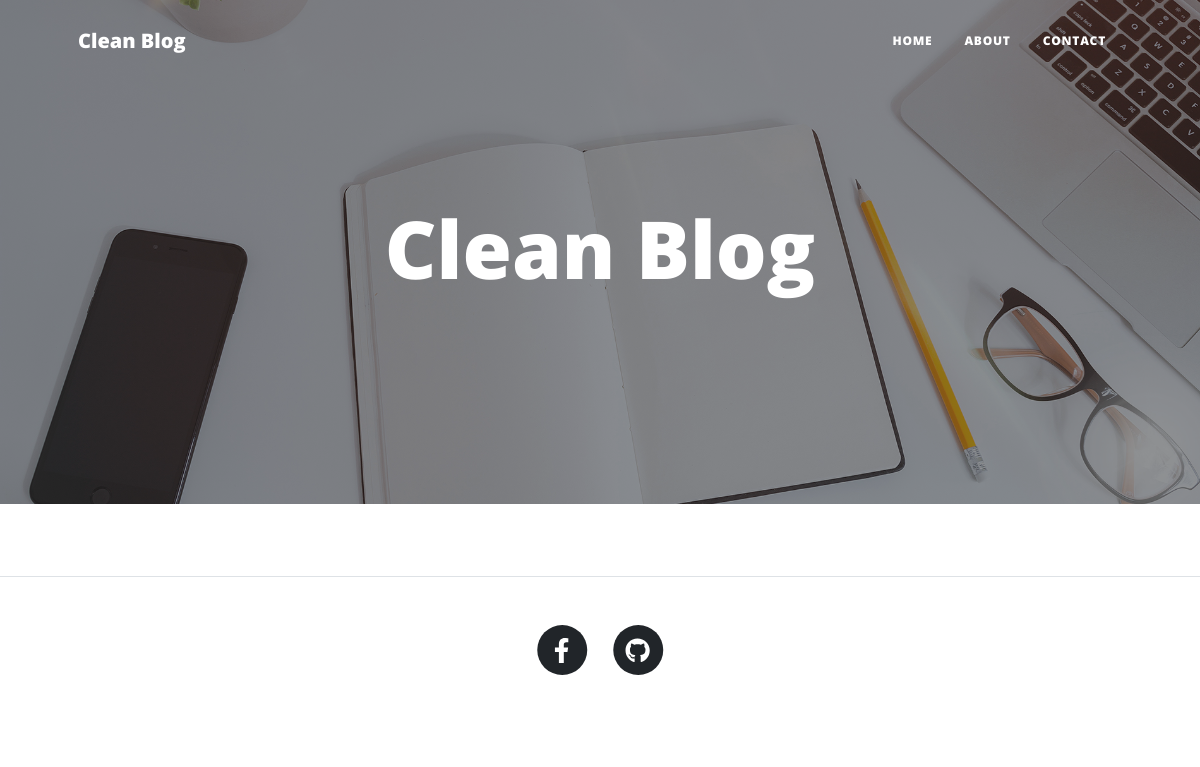
/, run on an earlier commit of the app's database.
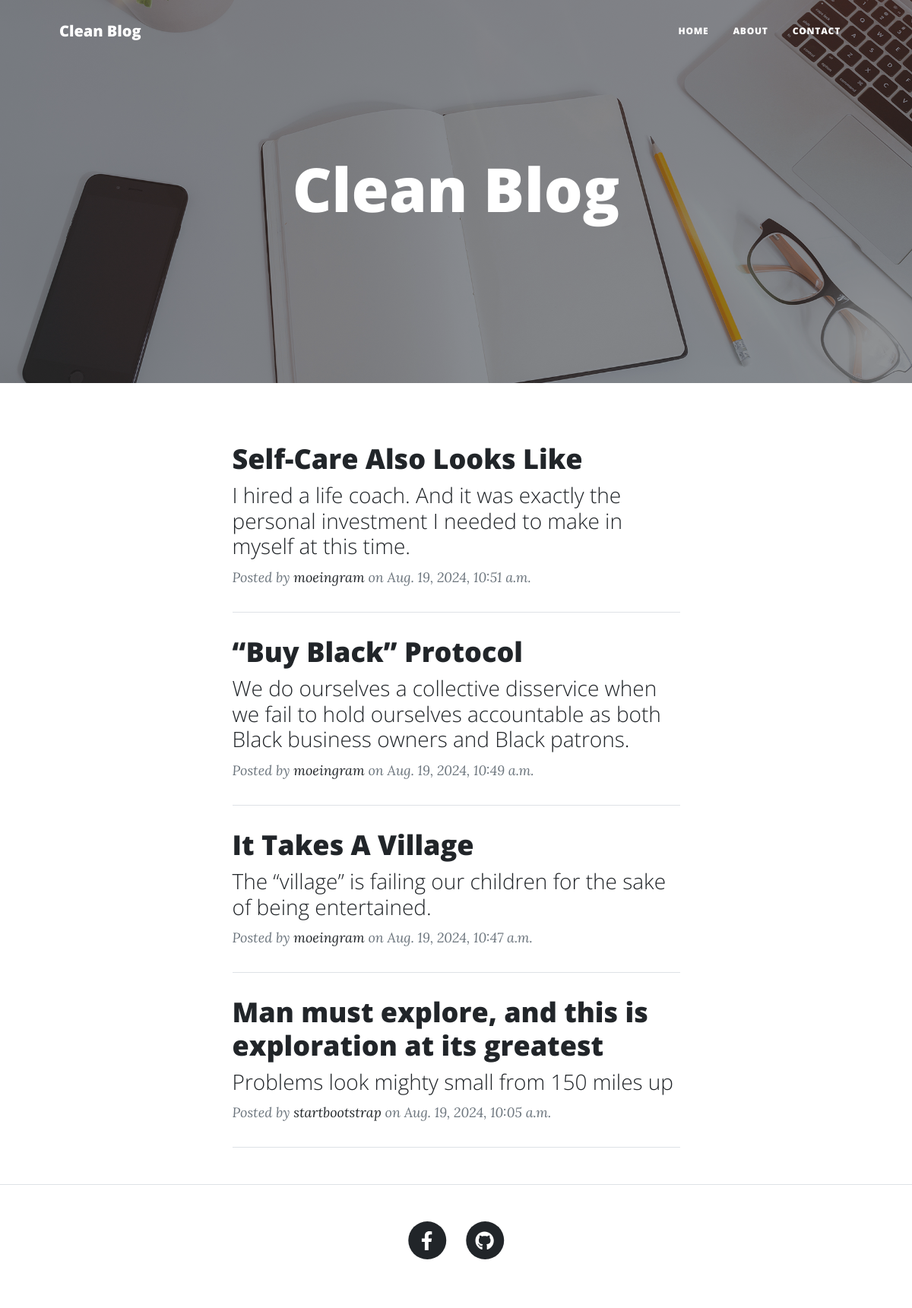
And on a later commit of the database.
### posts/models.py (models this page shows, shortened)
class Post(models.Model):
    title = models.CharField(max_length=200)
    sub_heading = models.CharField(max_length=250, blank=True, null=True)
    author = models.ForeignKey(CustomUser, on_delete=models.CASCADE)
    body = models.TextField()
    date = models.DateTimeField(default=timezone.now)
    images = models.ManyToManyField(Image, blank=True)
    class Meta:
        ordering = ["-date"]

class CustomUser(AbstractUser):
    bio = models.TextField(blank=True, null=True)
    profile_picture = models.ImageField(
        upload_to="profile_pics/", blank=True, null=True
    )
    date_of_birth = models.DateField(blank=True, null=True)
    def __str__(self):
        return self.username

### posts/views.py (the view)
# urls.py: path('', views.index, name='index'),
def index(request):
    all_posts = Post.objects.all().order_by('-date')  # Order posts by date in descending order
    paginator = Paginator(all_posts, 5)  # Show 5 posts per page
    page_number = request.GET.get('page')  # Get the page number from the query parameters
    page_obj = paginator.get_page(page_number)  # Get the posts for the current page
    return render(
        request,
        "index.html",
        {
            "title": "Home Page",
            "page_obj": page_obj,  # Pass the page object to the template
        }
    )

### templates/index.html (shortened to what this page needs)
{% load static %}
<!DOCTYPE html>
<html lang="en">
    <head>
        <link href="{% static 'css/styles.css' %}" rel="stylesheet" />
    </head>
    <body>
        <nav class="navbar navbar-expand-lg navbar-light" id="mainNav">
            <div class="container px-4 px-lg-5">
                <a class="navbar-brand" href="{% url 'home' %}">Clean Blog</a>
                <div class="collapse navbar-collapse" id="navbarResponsive">
                    <ul class="navbar-nav ms-auto py-4 py-lg-0">
                        <li class="nav-item"><a class="nav-link px-lg-3 py-3 py-lg-4" href="{% url 'home' %}">Home</a></li>
                        <li class="nav-item"><a class="nav-link px-lg-3 py-3 py-lg-4" href="{% url 'about' %}">About</a></li>
                        <li class="nav-item"><a class="nav-link px-lg-3 py-3 py-lg-4" href="{% url 'contact' %}">Contact</a></li>
                    </ul>
                </div>
            </div>
        </nav>
        <header class="masthead" style="background-image: url('{% static 'assets/img/home-bg.jpg' %}')">
            <div class="container position-relative px-4 px-lg-5">
                <div class="row gx-4 gx-lg-5 justify-content-center">
                    <div class="col-md-10 col-lg-8 col-xl-7">
                        <div class="site-heading">
                            <h1>Clean Blog</h1>
                        </div>
                    </div>
                </div>
            </div>
        </header>
        <div class="container px-4 px-lg-5">
            <div class="row gx-4 gx-lg-5 justify-content-center">
                <div class="col-md-10 col-lg-8 col-xl-7">
                    {% for post in page_obj %}
                    <div class="post-preview">
                        <a href="{% url 'post_detail' post.id %}">
                            <h2 class="post-title">{{ post.title }}</h2>
                            <h3 class="post-subtitle">{{ post.sub_heading}}</h3>
                        </a>
                        <p class="post-meta">
                            Posted by
                            <a href="{% url 'profile' post.author.id %}">{{ post.author }}</a>
                            on {{ post.date }}
                        </p>
                    </div>
                    <hr class="my-4" />
                    {% endfor %}
                </div>
            </div>
        </div>
        <footer class="border-top">
            <div class="container px-4 px-lg-5">
                <div class="row gx-4 gx-lg-5 justify-content-center">
                    <div class="col-md-10 col-lg-8 col-xl-7">
                        <ul class="list-inline text-center">
                            <li class="list-inline-item">
                                <a href="https://www.facebook.com/abubakerKhaled11" target="_blank|_self|_parent|_top|framename">
                                    <span class="fa-stack fa-lg">
                                        <i class="fas fa-circle fa-stack-2x"></i>
                                        <i class="fab fa-facebook-f fa-stack-1x fa-inverse"></i>
                                    </span>
                                </a>
                            </li>
                            <li class="list-inline-item">
                                <a href="https://github.com/abubakerKhaled" target="_blank|_self|_parent|_top|framename">
                                    <span class="fa-stack fa-lg">
                                        <i class="fas fa-circle fa-stack-2x"></i>
                                        <i class="fab fa-github fa-stack-1x fa-inverse"></i>
                                    </span>
                                </a>
                            </li>
                        </ul>
                    </div>
                </div>
            </div>
        </footer>
    </body>
</html>

What changed in the data, as far as the page shows it:
added Post: title "Self-Care Also Looks Like", sub_heading "I hired a life coach. And it was exactly the personal investment I needed to make in myself at this time.", author "moeingram", date "Aug. 19, 2024, 10:51 a.m."
added Post: title "“Buy Black” Protocol", sub_heading "We do ourselves a collective disservice when we fail to hold ourselves accountable as both Black business owners and Black patrons.", author "moeingram", date "Aug. 19, 2024, 10:49 a.m."
added Post: title "It Takes A Village", sub_heading "The “village” is failing our children for the sake of being entertained.", author "moeingram", date "Aug. 19, 2024, 10:47 a.m."
added Post: title "Man must explore, and this is exploration at its greatest", sub_heading "Problems look mighty small from 150 miles up", author "startbootstrap", date "Aug. 19, 2024, 10:05 a.m."
